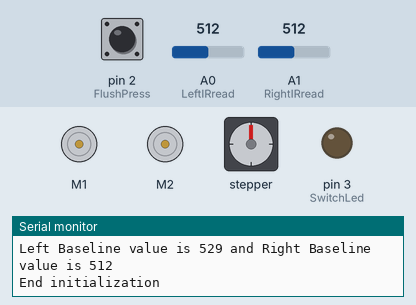
Recording of a sketch running on a simulated Arduino Uno, built with avr-gcc and run on an emulated ATmega328P. On the bench: 2 × DC motor (green arrow = forward, orange = backward, longer = faster), stepper motor, output pins drawn as LEDs (lit = HIGH), the last lines printed to the serial monitor. Inputs (shaded band) come from the test bench; at power-on: A0 (LeftIRread) = 512, pin 2 (FlushPress) HIGH, A1 (RightIRread) = 512. Random numbers use the default seed unless the sketch sets one; stepper angles assume 200 steps per turn.

Above: at 1.3 s.
1.4 s: A0 (LeftIRread) set to 545
3.1 s: A0 (LeftIRread) set to 578
At 5.6 s:
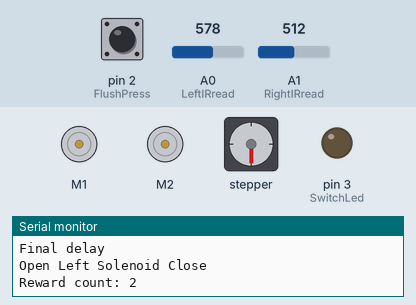
6.1 s: pin 2 (FlushPress) pulled LOW for 3.2 s
At 8.5 s:
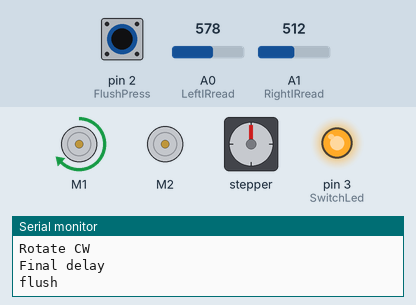
12.3 s: pin 2 (FlushPress) pulled LOW for 3.2 s
At 15.3 s:
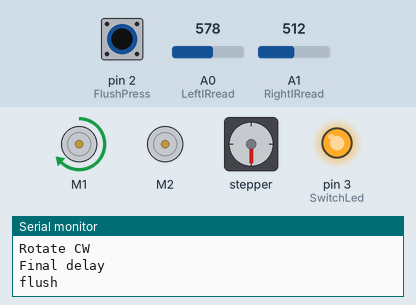
17.0 s: pin 2 (FlushPress) pulled LOW for 3.2 s
At 21.1 s:
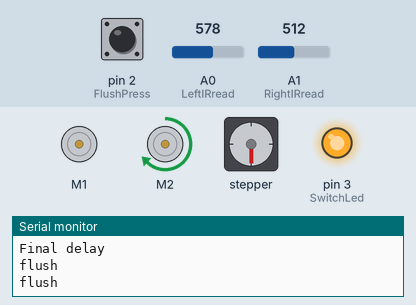
Timing chart, 0 to 38.8 s (numbered marks = the images above; inputs shaded):
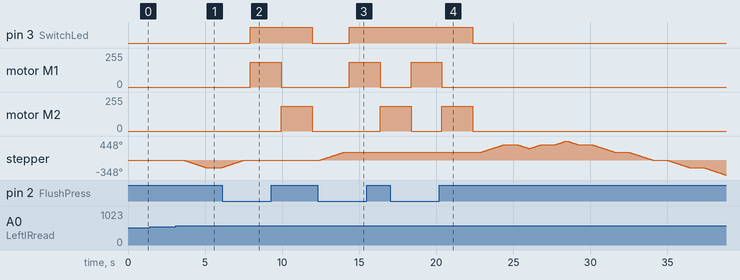

Measured:
- the behaviour switches between 559 and 560 on A0 (LeftIRread) (found by bisection; images 0 and 1)
- after the input at 1.4 s, every drawn part: stays the same
- after the input at 3.1 s, stepper: turns 180° counter-clockwise in 1.5 s, then 9° clockwise in 0.06 s
- after the input at 6.1 s, pin 3 (SwitchLed): LOW → HIGH after 1.8 s, → LOW 4.0 s later; motor M1: stopped → forward 185/255 after 1.8 s, → stopped 2.0 s later; motor M2: stopped → forward 185/255 after 3.8 s, → stopped 2.0 s later
- after the input at 12.3 s, pin 3 (SwitchLed): LOW → HIGH after 2.1 s; motor M1: stopped → forward 185/255 after 2.1 s, → stopped 2.0 s later; motor M2: stopped → forward 185/255 after 4.1 s
- after the input at 17.0 s, motor M1: stopped → forward 185/255 after 1.4 s, → stopped 2.0 s later

The sketch:

BothReward_Stepper_RdRot.ino
```cpp
/*
Whisker platform
----------------
6/18/2014
Two reward ports, flush, etc
4/22/2014
Random panel rotation added
4/21/2014
First proto: IR trigger opens solenoid and rotates stepper
Adapted from Adafruit Motor Shield v2 documentation
---->	http://www.adafruit.com/products/1438
*/

#include <Wire.h>
#include <Adafruit_MotorShield.h>
#include "utility/Adafruit_PWMServoDriver.h"

// Create the motor shield object with the default I2C address
Adafruit_MotorShield AFMS = Adafruit_MotorShield();

// Select which 'port' M1, M2, M3 or M4. In this case, M1
Adafruit_DCMotor *LeftSolenoid = AFMS.getMotor(1);
Adafruit_DCMotor *RightSolenoid = AFMS.getMotor(2);

// Connect a stepper motor with 200 steps per revolution (1.8 degree)
// to motor port #2 (M3 and M4)
Adafruit_StepperMotor *TexturePanelStepper = AFMS.getStepper(200, 2);

const int FlushPress = 2;     // pushbutton pin
const int SwitchLed = 3;     // pushbutton led pin
const int flushcycletime = 20; // solenoid turn off staircase period
const int LeftIRread = A0;
const int RightIRread = A1;

//The shield uses the SDA and SCL i2c pins to control DC and stepper motors. On the Arduino
//UNO these are also known as A4 and A5
int baseline = 0;
int IRval = baseline;           // store read value
int Lbaseline = 0;
int Rbaseline = 0;
int LeftIRval = Lbaseline;           // store read value
int RightIRval = Rbaseline;
//int PushState = 0;          // pushbutton status
int LeftGLight = 1;
int RightGlight = 1;
int RewCount=0;

int curr_pos=0; // panel position, 0 or 1
int next_pos;
int rot_seq; // number of panel rotations

void setup() {
  Serial.begin(9600);           // set up Serial library at 9600 bps
  randomSeed(analogRead(A3));

  pinMode(FlushPress, INPUT_PULLUP);
  pinMode(SwitchLed, OUTPUT);

  AFMS.begin();  // create with the default frequency 1.6KHz
  //AFMS.begin(1000);  // to apply a different frequency, here 1KHz

  LeftSolenoid->run(RELEASE);
  RightSolenoid->run(RELEASE);

  TexturePanelStepper->setSpeed(20);  // 30 rpm

//for(i=0;i<4;i++){ motors[i].run(RELEASE); }

  // IR sensor initialization
    arrayinit();
}

void loop() {

    while (digitalRead(FlushPress) == LOW){
    rewardflush();
  }

  LeftSolenoid->run(RELEASE);    // make sure to close solenoids
  RightSolenoid->run(RELEASE);
  digitalWrite(SwitchLed,LOW);   // and switch off switch LED

  // Detection
  LeftIRval = analogRead(LeftIRread);    // read the input pin
  RightIRval = analogRead(RightIRread);
//  Serial.print("Left ");
//  Serial.print(LeftIRval);
//  Serial.print(" Right ");
//  Serial.println(RightIRval);

   if ((LeftIRval > (Lbaseline + 30)) && LeftGLight==1){ // Reward
    // open solenoid
  Serial.print("Open Left Solenoid ");
//  LeftSolenoid->run(FORWARD);
//  LeftSolenoid->setSpeed(185);  // corresponds to 6V ouput with external power supply
                              // ~5.5V when solenoid plugged in
                           // 3.24V output with USB
//    for (int dec=150; dec>55; dec-=10) {
//    LeftSolenoid->setSpeed(dec);
//    delay(flushcycletime);
// }

  // opening duration
//  delay(2000);
  Serial.println("Close");
//LeftSolenoid->run(BRAKE);

  RewCount=RewCount+1;
  Serial.print("Reward count: ");
  Serial.println(RewCount);

  // refractory period
  delay(500);

  // Rotate panel for next trial
  // here random rotation; may be replaced by instruction from computer
  next_pos = random(200); // random number between 0 and 1
  Serial.println(next_pos);
  rot_seq = random(200); // random number between 0 and 1
  Serial.println(rot_seq);

  if (curr_pos < 100 && next_pos < 100){
    if (rot_seq < 100 ) {
      Serial.println("Rotate CW");
      TexturePanelStepper->step(50, FORWARD, DOUBLE);
      Serial.println("Rotate CCW");
      TexturePanelStepper->step(50, BACKWARD, DOUBLE);
      } else {
      Serial.println("Rotate CCW");
      TexturePanelStepper->step(50, BACKWARD, DOUBLE);
      Serial.println("Rotate CW");
      TexturePanelStepper->step(50, FORWARD, DOUBLE);
      }
    } else {
      if (rot_seq < 100 ) {
      Serial.println("Rotate CW");
      TexturePanelStepper->step(50, FORWARD, DOUBLE);
      Serial.println("Rotate CW");
      TexturePanelStepper->step(50, FORWARD, DOUBLE);
      } else {
      Serial.println("Rotate CCW");
      TexturePanelStepper->step(50, BACKWARD, DOUBLE);
      Serial.println("Rotate CCW");
      TexturePanelStepper->step(50, BACKWARD, DOUBLE);
      }
    }

    curr_pos = next_pos;

  Serial.println("Final delay");
  delay(400);
  } else if ((RightIRval > (Rbaseline + 30)) && RightGlight==1){
//    // open solenoid
  Serial.print("Open Right Solenoid "); // "Slow" one.
//  RightSolenoid->setSpeed(185);  // 185 (max) corresponds to 6V ouput with external power supply
                              // ~5.5V when solenoid plugged in
                           // 3.24V output with USB
  RightSolenoid->run(FORWARD);
    for (int dec=150; dec>55; dec-=10) {
    RightSolenoid->setSpeed(dec);
    delay(flushcycletime+4);
 }

// opening duration
//  delay(100);

//   RightSolenoid->run(BRAKE);

//  // refractory period
  Serial.println("close");
  RightSolenoid->run(BRAKE); // cut power to motor

  RewCount=RewCount+1;
  Serial.print("Reward count: ");
  Serial.println(RewCount);

  // Switch ports
//  LeftGLight=1;
//  RightGlight=1;

  // refractory period
  delay(500);

  // Rotate panel for next trial
  // here random rotation; may be replaced by instruction from computer
  next_pos = random(200); // random number between 0 and 1
  Serial.println(next_pos);
  rot_seq = random(200); // random number between 0 and 1
  Serial.println(rot_seq);

  if (curr_pos < 100 && next_pos < 100){
    if (rot_seq < 100 ) {
      Serial.println("Rotate CW");
      TexturePanelStepper->step(50, FORWARD, DOUBLE);
      Serial.println("Rotate CCW");
      TexturePanelStepper->step(50, BACKWARD, DOUBLE);
      } else {
      Serial.println("Rotate CCW");
      TexturePanelStepper->step(50, BACKWARD, DOUBLE);
      Serial.println("Rotate CW");
      TexturePanelStepper->step(50, FORWARD, DOUBLE);
      }
    } else {
      if (rot_seq < 100 ) {
      Serial.println("Rotate CW");
      TexturePanelStepper->step(50, FORWARD, DOUBLE);
      Serial.println("Rotate CW");
      TexturePanelStepper->step(50, FORWARD, DOUBLE);
      } else {
      Serial.println("Rotate CCW");
      TexturePanelStepper->step(50, BACKWARD, DOUBLE);
      Serial.println("Rotate CCW");
      TexturePanelStepper->step(50, BACKWARD, DOUBLE);
      }
    }

    curr_pos = next_pos;

  Serial.println("Final delay");
  delay(400);
  }

}

void arrayinit(){
  int  inc;
  int Ltotal;
  int Rtotal;
  float LeftIRvalArray[3];
  float RightIRvalArray[3];
  Serial.println(" ");
  Serial.println("Start IR initialization");
  while (Ltotal!=3 && Rtotal!=3){
  Ltotal=0;
  Rtotal=0;
  for (inc=0; inc < 4 ; inc++ ){
    LeftIRvalArray[inc] = analogRead(LeftIRread);
    RightIRvalArray[inc] = analogRead(RightIRread);
    if ((inc>0) && LeftIRvalArray[inc]==LeftIRvalArray[inc-1]){
      Ltotal++;
    }
    if ((inc>0) && RightIRvalArray[inc]==RightIRvalArray[inc-1]){
      Rtotal++;
    }
  delay(10);
  Serial.print("Left IR val ");
  Serial.print((long)LeftIRvalArray[inc], DEC);
  Serial.print(" & Right IR val ");
  Serial.println((long)RightIRvalArray[inc], DEC);
  }
  }
  Lbaseline=LeftIRvalArray[3];
  Rbaseline=RightIRvalArray[3];
  Serial.print("Left Baseline value is ");
  Serial.print(Lbaseline);
  Serial.print(" and Right Baseline value is ");
  Serial.println(Rbaseline);
  Serial.println("End initialization");
}

void rewardflush(){
  Serial.println("flush");
  digitalWrite(SwitchLed,HIGH);

  LeftSolenoid->run(FORWARD);
  LeftSolenoid->setSpeed(185);
//  delay(500);
//  for (int dec=181; dec>10; dec-=10) { // 5 seems to bethe limit for turning off solenoid
//    LeftSolenoid->setSpeed(dec);
//    delay(200);
// }
 delay(2000);
  LeftSolenoid->run(RELEASE);
//  delay(2000);

  RightSolenoid->run(FORWARD);
  RightSolenoid->setSpeed(185);
//  delay(700);
//    for (int dec=181; dec>0; dec-=10) {
//    RightSolenoid->setSpeed(dec);
//    delay(flushcycletime);
// }
  delay(2000);
  RightSolenoid->run(RELEASE);

}
```
